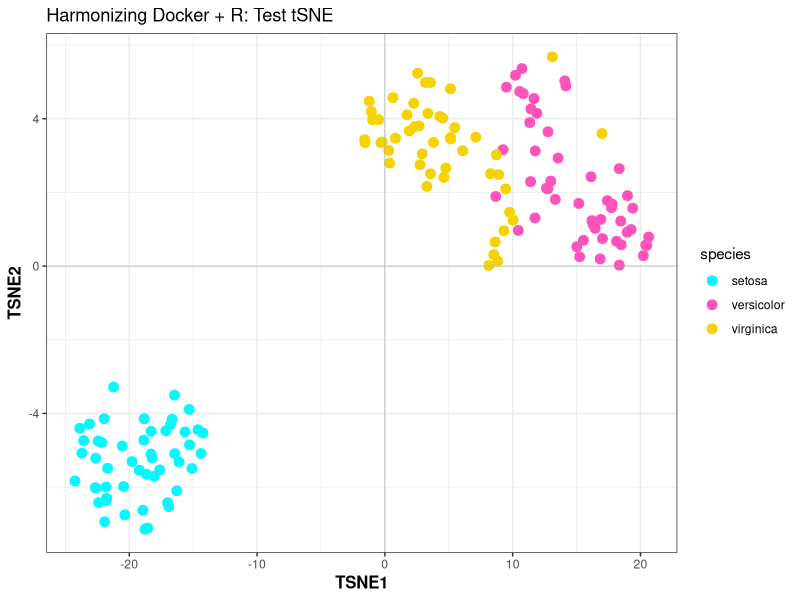

Write R code to recreate this figure.
#!/usr/bin/env Rscript 

### Example is modified from Rtsne packagae RDocumentation 
## https://www.rdocumentation.org/packages/Rtsne/versions/0.15/topics/Rtsne

library(Rtsne)
library(ggplot2)
iris_unique <- unique(iris) # Remove duplicates
matrix_data <- as.matrix(iris_unique[,-5])
matrix_species <- as.matrix(iris_unique[,5])

#################################################
## Set a seed if you want reproducible results ##
#################################################
matrix_data
set.seed(1408)

###############
## Run t-SNE ##
###############

tsne = Rtsne(matrix_data, dims = 2,  perplexity = 20)

##############################
## Use ggplot2 to visualize ##
##############################

tsne.df = data.frame(TSNE1 = tsne$Y[,1], 
                     TSNE2 = tsne$Y[,2],
                     species = matrix_species)  

tsne.plot <- ggplot(tsne.df, aes(x=TSNE1, y=TSNE2, color = species)) + geom_point(size=3) +
  theme_bw() + geom_hline(yintercept=0, size=0.2, color = "darkgray") + geom_vline(xintercept=0, size=0.2, color = "darkgray") +
  theme(axis.title.x = element_text(color = "black", size = 12, angle = 00, face = "bold")) +
  theme(axis.title.y = element_text(color = "black", size = 12, angle = 90, face = "bold"))  + 
  ggtitle("Harmonizing Docker + R: Test tSNE") + scale_color_manual(values=c("#08F7FE","#FE53BB","#F5D300"))


pdf("/home/analysis/test_tSNE.pdf")
tsne.plot
dev.off()
